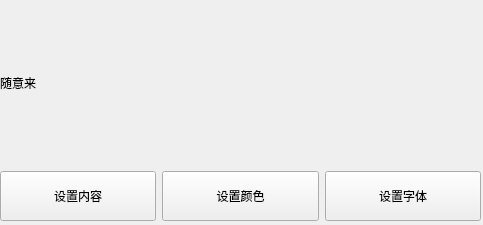
<?xml version="1.0" encoding="UTF-8"?>
<ui version="4.0">
 <class>ChangeLab</class>
 <widget class="QWidget" name="ChangeLab">
  <property name="geometry">
   <rect>
    <x>0</x>
    <y>0</y>
    <width>483</width>
    <height>225</height>
   </rect>
  </property>
  <property name="windowTitle">
   <string>ChangeLab</string>
  </property>
  <widget class="QWidget" name="verticalLayoutWidget">
   <property name="geometry">
    <rect>
     <x>0</x>
     <y>0</y>
     <width>481</width>
     <height>221</height>
    </rect>
   </property>
   <layout class="QVBoxLayout" name="verticalLayout">
    <item>
     <widget class="QLabel" name="label">
      <property name="text">
       <string>随意来</string>
      </property>
     </widget>
    </item>
    <item>
     <layout class="QHBoxLayout" name="horizontalLayout">
      <item>
       <widget class="QPushButton" name="pushButton_setText">
        <property name="minimumSize">
         <size>
          <width>0</width>
          <height>50</height>
         </size>
        </property>
        <property name="text">
         <string>设置内容</string>
        </property>
       </widget>
      </item>
      <item>
       <widget class="QPushButton" name="pushButton_setColor">
        <property name="minimumSize">
         <size>
          <width>0</width>
          <height>50</height>
         </size>
        </property>
        <property name="text">
         <string>设置颜色</string>
        </property>
       </widget>
      </item>
      <item>
       <widget class="QPushButton" name="pushButton_setFont">
        <property name="minimumSize">
         <size>
          <width>0</width>
          <height>50</height>
         </size>
        </property>
        <property name="text">
         <string>设置字体</string>
        </property>
       </widget>
      </item>
     </layout>
    </item>
   </layout>
  </widget>
 </widget>
 <resources/>
 <connections/>
</ui>
